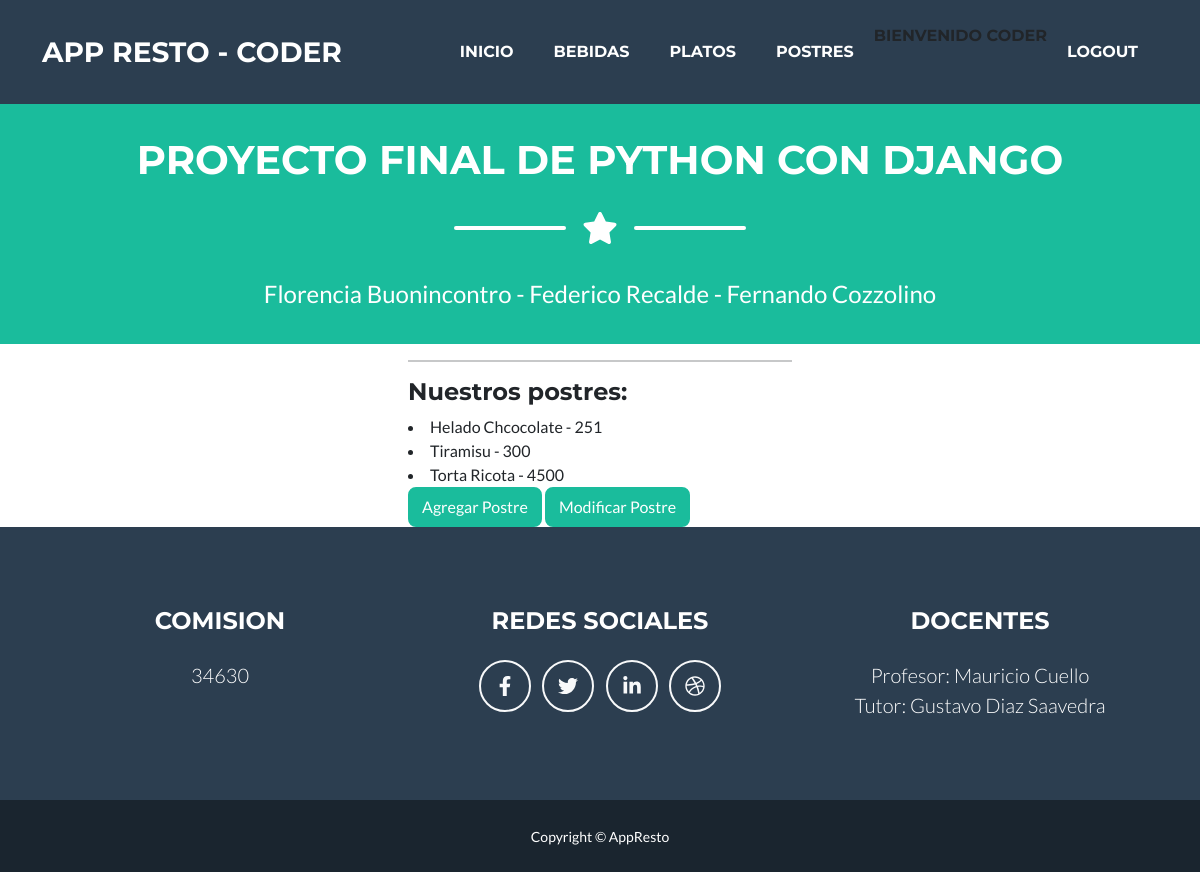
Screenshot of /postres/ (signed in) with the database file from the repository.
### AppResto/models.py (models this page shows, shortened)
class Postre(models.Model):
    postre =  models.CharField(max_length=50)
    precio =  models.IntegerField()

### AppResto/views.py (the view)
# urls.py: path('postres/', postres, name="Postres"),
@login_required
def postres(request):
    lista = Postre.objects.all()
    return render(request, "postres.html", {"lista_postre": lista})

### AppResto/templates/postres.html
{% extends 'padre.html' %}
{% load static %}
{% block contenidoDinamico %}
    <h4>Nuestros postres:</h4>
    {% for postre in lista_postre %}
    <li>{{postre.postre}} - {{postre.precio}}</li>
    {% endfor %}
    <nav>
        <a  href="{% url 'CreaPostre' %}"   class="btn btn-primary" role="button">Agregar Postre</a>
        <a href="{% url 'Postre_list' %}" class="btn btn-primary" role="button">Modificar Postre</a>
    </nav>
{% endblock contenidoDinamico %}

### AppResto/templates/padre.html (shortened to what this page needs)
<!DOCTYPE html>
<html lang="en">
    <head>
        {% load static %}
        <link href="{% static 'css/styles.css' %}" rel="stylesheet">
        <link href="{% static 'css/mis_estilos.css' %}" rel="stylesheet">
    </head>
    <body id="page-top">
        <nav class="navbar navbar-expand-lg bg-secondary text-uppercase fixed-top" id="mainNav">
            <div class="container">
                <a class="navbar-brand" href="#page-top">APP Resto - Coder</a>
                <div class="collapse navbar-collapse" id="navbarResponsive">
                    <ul class="navbar-nav ms-auto">
                        <li class="nav-item mx-0 mx-lg-1"><a class="nav-link py-3 px-0 px-lg-3 rounded" href="{% url 'Inicio' %}">Inicio</a></li>
                        <li class="nav-item mx-0 mx-lg-1"><a class="nav-link py-3 px-0 px-lg-3 rounded" href="{% url 'Bebidas' %}">Bebidas</a></li>
                        <li class="nav-item mx-0 mx-lg-1"><a class="nav-link py-3 px-0 px-lg-3 rounded" href="{% url 'Platos' %}">Platos</a></li>
                        <li class="nav-item mx-0 mx-lg-1"><a class="nav-link py-3 px-0 px-lg-3 rounded" href="{% url 'Postres' %}">Postres</a></li>
                        {% if user.is_authenticated %}
                            <p>Bienvenido {{user.username}}</p>
                            <li class="nav-item mx-0 mx-lg-1"><a class="nav-link py-3 px-0 px-lg-3 rounded" href="{% url 'Logout' %}">Logout</a></li>
                        {% else %}
                            <li class="nav-item mx-0 mx-lg-1"><a class="nav-link py-3 px-0 px-lg-3 rounded" href="{% url 'Login' %}">Login</a></li>
                            {% endif %}
                    </ul>
                </div>
            </div>
        </nav>
        <header class="masthead bg-primary text-white text-center">
            <div class="container d-flex align-items-center flex-column">
                <h1 class="brand text-uppercase mb-0">Proyecto Final de Python con Django</h1>
                <div class="divider-custom divider-light">
                    <div class="divider-custom-line"></div>
                    <div class="divider-custom-icon"><i class="fas fa-star"></i></div>
                    <div class="divider-custom-line"></div>
                </div>
                <p class="masthead-subheading font-weight-light mb-0">Florencia Buonincontro - Federico Recalde - Fernando Cozzolino</p>
            </div>
        </header>
        <section  class="row  justify-content-center">
            <div  class="col-sm-4 " >
                <hr>
                {% block contenidoDinamico %}
                {% endblock contenidoDinamico %}
            </div>
        </section>
        <footer class="footer text-center">
            <div class="container">
                <div class="row">
                    <div class="col-lg-4 mb-5 mb-lg-0">
                        <h4 class="text-uppercase mb-4">Comision</h4>
                        <p class="lead mb-0">
                            34630
                            <br />
                        </p>
                    </div>
                    <div class="col-lg-4 mb-5 mb-lg-0">
                        <h4 class="text-uppercase mb-4">Redes Sociales</h4>
                        <a class="btn btn-outline-light btn-social mx-1" href="#!"><i class="fab fa-fw fa-facebook-f"></i></a>
                        <a class="btn btn-outline-light btn-social mx-1" href="#!"><i class="fab fa-fw fa-twitter"></i></a>
                        <a class="btn btn-outline-light btn-social mx-1" href="#!"><i class="fab fa-fw fa-linkedin-in"></i></a>
                        <a class="btn btn-outline-light btn-social mx-1" href="#!"><i class="fab fa-fw fa-dribbble"></i></a>
                    </div>
                    <div class="col-lg-4">
                        <h4 class="text-uppercase mb-4">Docentes</h4>
                        <p class="lead mb-0">
                            Profesor: Mauricio Cuello
                            <br>
                             Tutor: Gustavo Diaz Saavedra
                        </p>
                    </div>
                </div>
            </div>
        </footer>
        <div class="copyright py-4 text-center text-white">
            <div class="container"><small>Copyright &copy; AppResto</small></div>
        </div>
    </body>
</html>

### rows the page displays
Postre: postre "Helado Chcocolate", precio "251"
Postre: postre "Tiramisu", precio "300"
Postre: postre "Torta Ricota", precio "4500"

### other values shown
{{ user.username }} "CODER"
